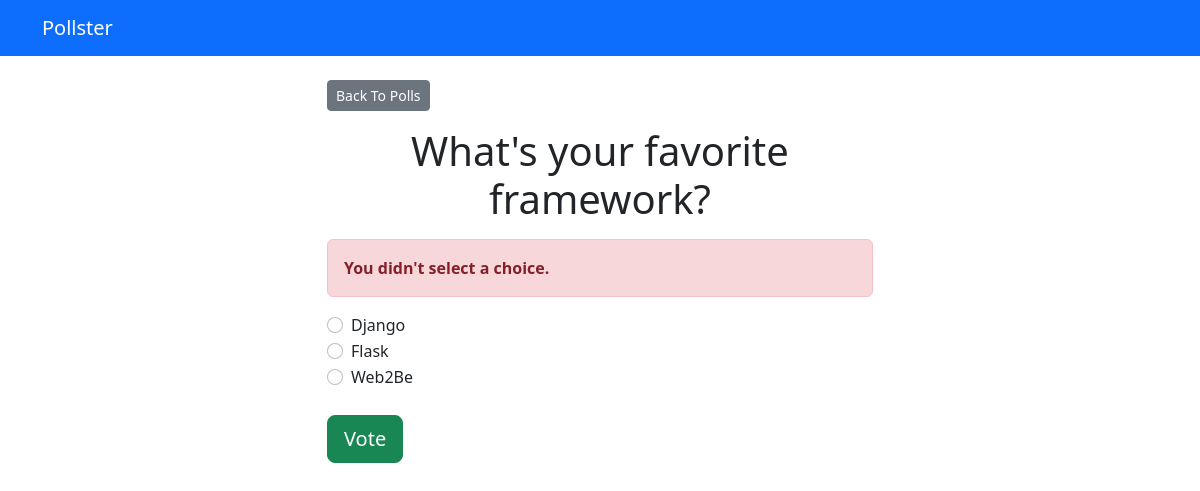
The page /polls/1/vote/ on the database its author committed.
### polls/models.py (models this page shows, shortened)
class Question(models.Model):
    question_text = models.CharField(max_length=200)
    pub_date = models.DateTimeField('date published')

class Choice(models.Model):
    question = models.ForeignKey(Question, on_delete=models.CASCADE)
    choice_text = models.CharField(max_length=200)
    votes = models.IntegerField(default=0)

### polls/views.py (the view)
# urls.py: path('<int:question_id>/vote/', views.vote, name='vote')
def vote(request, question_id):
    question = get_object_or_404(Question, pk=question_id)
    try:
        selected_choice = question.choice_set.get(pk=request.POST['choice'])
    except (KeyError, Choice.DoesNotExist):
        return render(request, 'polls/detail.html', {
            'question': question,
            'error_message': "You didn't select a choice.",
        })
    else:
        selected_choice.votes += 1
        selected_choice.save()
        return HttpResponseRedirect(reverse('polls:results', args=(question.id,)))

### templates/polls/detail.html (shortened to what this page needs)
{% extends 'base.html' %}
{% block content %}
<a class="btn btn-secondary btn-sm mb-3" href="{% url 'polls:index' %}">Back To Polls</a>
<h1 class="text-center mb-3">{{ question.question_text }}</h1>
{% if error_message %}
<p class="alert alert-danger">
	<strong>{{ error_message }}</strong>
</p>
{% endif %}
<form action="{% url 'polls:vote' question.id %}" method="post">
	{% for choice in question.choice_set.all %}
		<div class="form-check">
			<input
				type="radio"
				name="choice"
				class="form-check-input"
				id="choice{{ forloop.counter }}"
				value="{{ choice.id }}"
			/>
			<label for="choice{{ forloop.counter }}">{{ choice.choice_text }}</label
			>
		</div>
	{% endfor %}
	<input type="submit" value="Vote" class="btn btn-success btn-lg btn-block mt-4" />
</form>
{% endblock %}

### rows shown on the page
Question: question_text "What's your favorite framework?"
Choice: choice_text "Django"
Choice: choice_text "Flask"
Choice: choice_text "Web2Be"

### other values the page prints
{{ error_message }} "You didn't select a choice."
